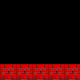

The image is a tile-based game level rendered from a .tmx file. Its description and complete source (layers, tilesets, objects, tile grids) follow:
An orthogonal 5x5 tile map with 16x16 px tiles, 1 tile layer (solid).

<map version="1.0" orientation="orthogonal" renderorder="right-down" width="5" height="5" tilewidth="16" tileheight="16" nextobjectid="1">
 <tileset firstgid="1" name="tiles" tilewidth="16" tileheight="16" tilecount="16" columns="4">
  <image source="tiles.png" width="64" height="64" />
 </tileset>
 <layer name="solid" width="5" height="5">
  <data encoding="csv">
0,0,0,0,0,
0,0,0,0,0,
0,0,0,0,0,
0,0,0,0,0,
1,1,1,1,1
</data>
 </layer>
</map>
